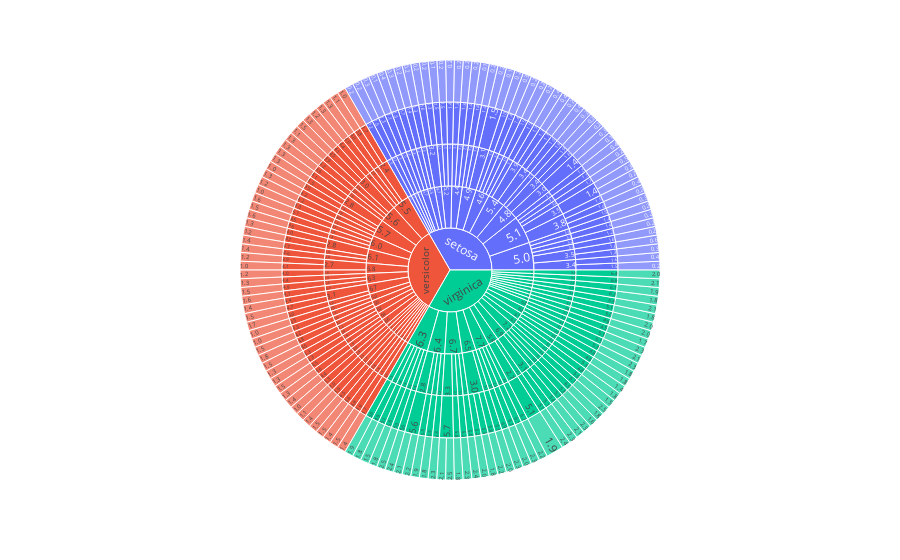

The cell this chart's notebook holds for it:
### Code cell
px.sunburst(df,path=['species','sepal_length','sepal_width','petal_length','petal_width'])

### Figure 1 — Plotly figure (JSON) as saved in the notebook; plotly's stock layout.template omitted (floating-point values rounded to 4 significant figures; data arrays with more than 128 entries replaced by an {"elided": "..."} marker saying what was removed)
{"data": [{"branchvalues": "total", "domain": {"x": [0, 1], "y": [0, 1]}, "hovertemplate": "labels=%{label}<br>count=%{value}<br>parent=%{parent}<br>id=%{id}<extra></extra>", "ids": {"elided": "480 str values"}, "labels": {"elided": "480 str values"}, "name": "", "parents": {"elided": "480 str values"}, "type": "sunburst", "values": {"elided": "480 int values"}}], "layout": {"legend": {"tracegroupgap": 0}, "margin": {"t": 60}}}
